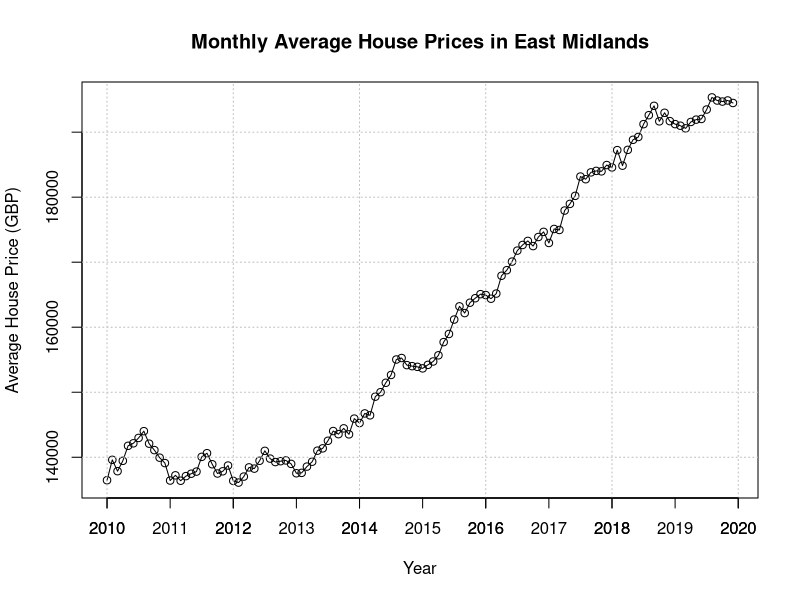
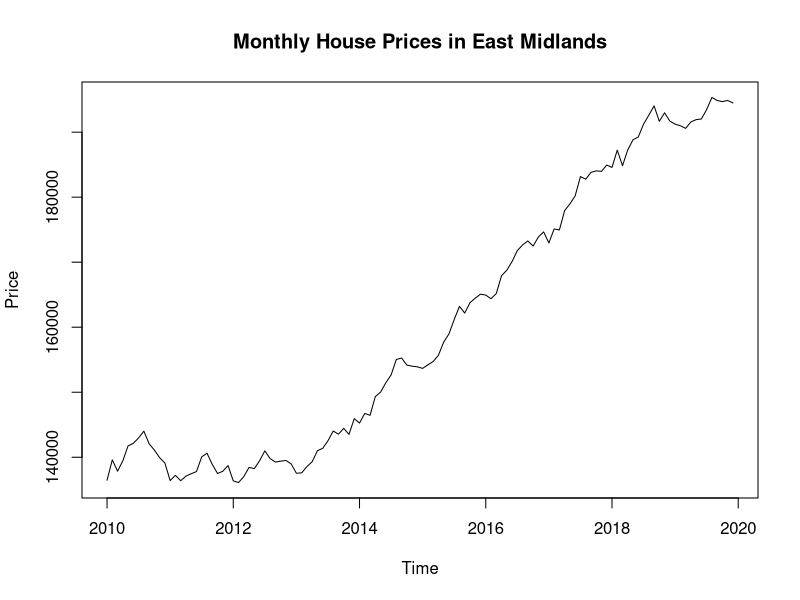
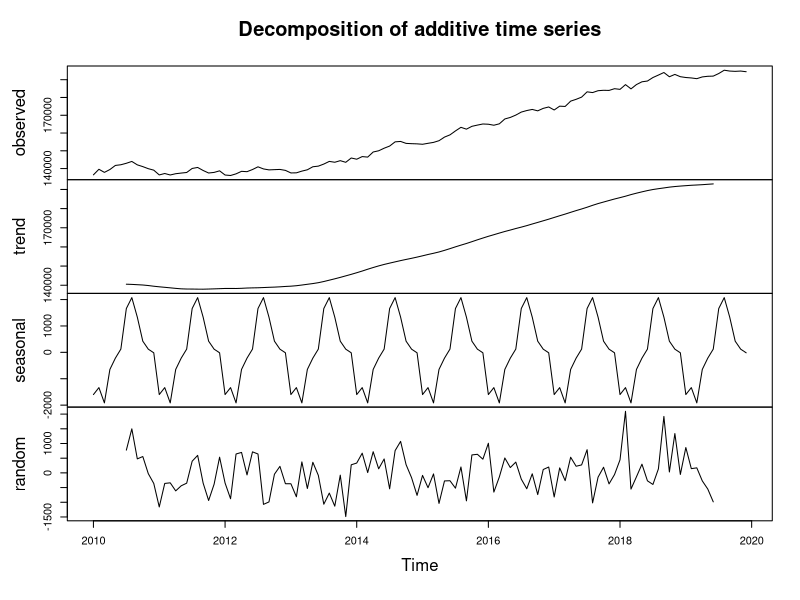
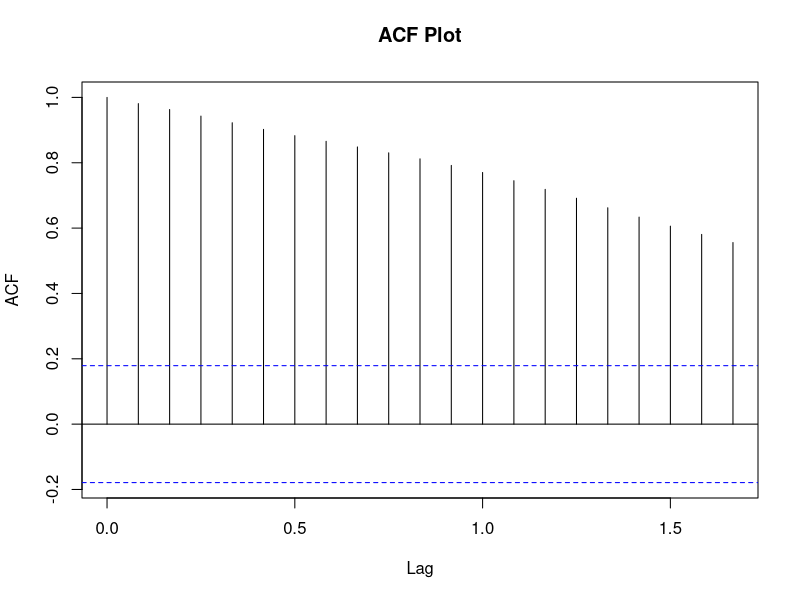
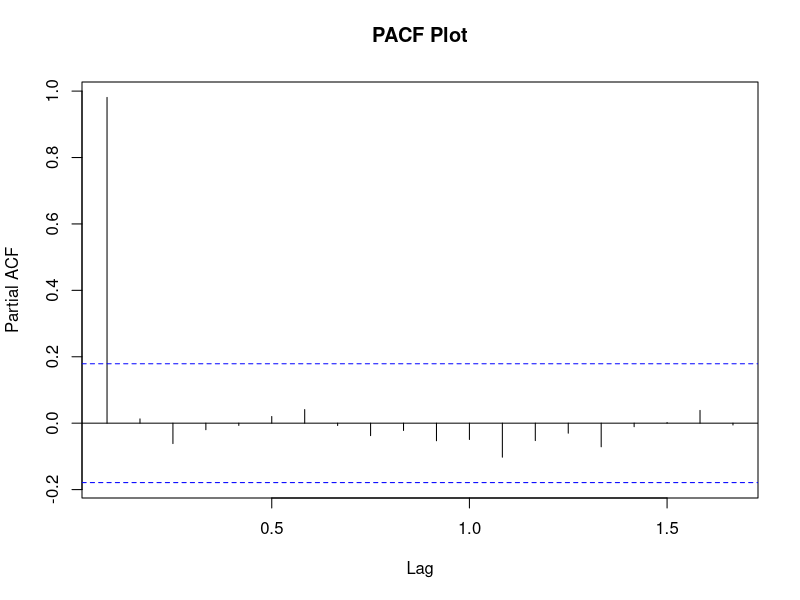
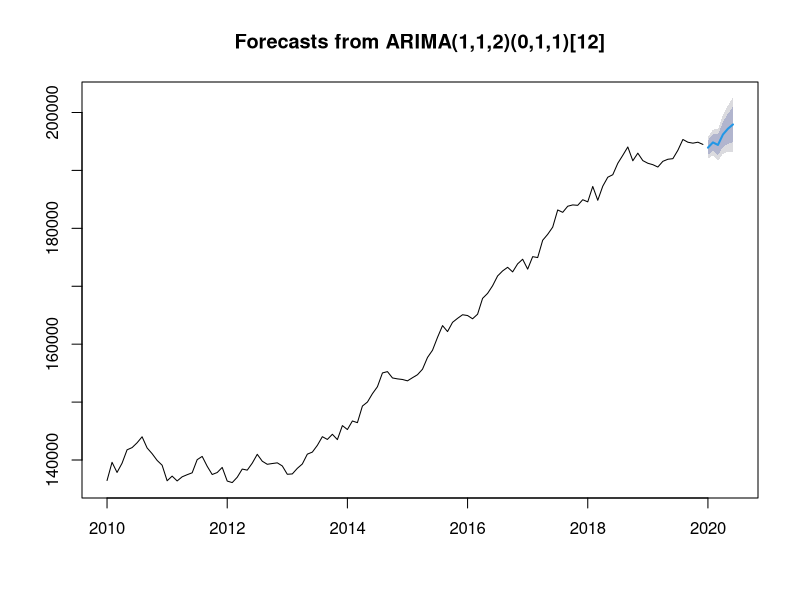
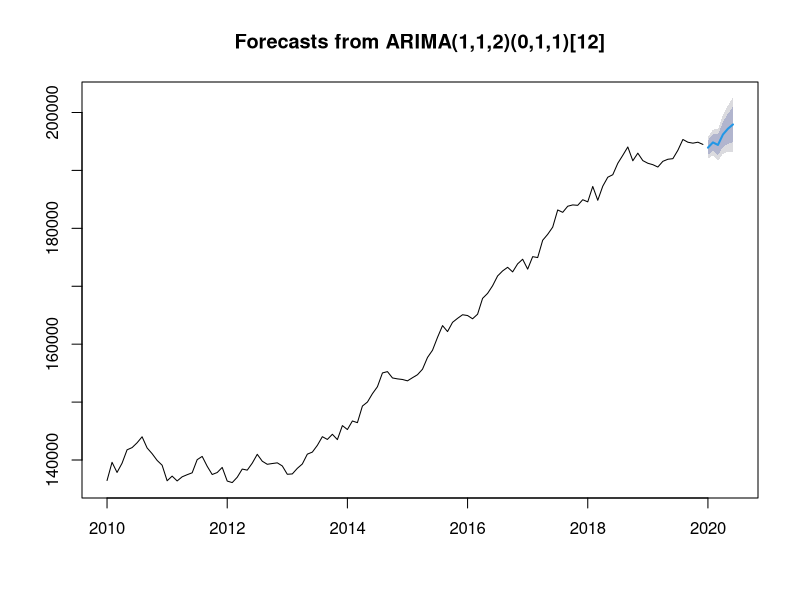

The R script that drew these images, in order: (Note: this script raises an error after producing the figures.)
## ---- chunk 1
knitr::opts_chunk$set(echo = TRUE)
## ---- chunk 2

# Reading the dataset.
house_price_ts <- read.csv("em_house_prices.csv")

# Creating a Time Series Object
house_price_ts <- ts(house_price_ts$average_price_gbp, start=2010, frequency=12)

## ---- chunk 3
head(house_price_ts)
## ---- chunk 4

# Plot the time series
plot(house_price_ts, xlab="Year", ylab="Average House Price (GBP)", main="Monthly Average House Prices in East Midlands", type="o")

# Customizing the plot further to improve readability
# Adding grid for better visualization
grid(nx = NULL, ny = NULL, col = "gray", lty = "dotted")

# axis to show years
axis(1, at=seq(2010, 2020, by=1), labels=seq(2010, 2020, by=1))



## ---- chunk 5

plot(house_price_ts, main="Monthly House Prices in East Midlands", xlab="Time", ylab="Price")

## ---- chunk 6

# Decompose the time series
decomposed <- decompose(house_price_ts)
plot(decomposed)



## ---- chunk 7
# Plotting ACF
acf(house_price_ts, main="ACF Plot")

# Plotting PACF
pacf(house_price_ts, main="PACF Plot")
## ---- chunk 8

library(tseries)

# Performing the ADF test for our time-series object, just to check the p-value for stationarity (for technical purpose)
adf_result <- adf.test(house_price_ts)

# Display the results
print(adf_result)



## ---- chunk 9



# Load the forecast package
library(forecast)

# Using the auto.arima function to automatically select the best ARIMA model for our time series data.
# This function tests various combinations of AR, I, and MA components to find the best fit based on AIC, BIC, or AICc
best_model <- auto.arima(house_price_ts)

# Display the model summary
summary(best_model)

## ---- chunk 10
# Load the forecast library
library(forecast)


# Forecast the next six months
forecast_prices <- forecast(best_model, h=6)

# Plot the forecast
plot(forecast_prices)


## ---- chunk 11
# Save the plot to a file
jpeg('forecast_prices.jpg')
plot(forecast_prices)
dev.off()

# Saving the forecasted values and the model summary to text files
write.csv(forecast_prices, 'forecasted_prices.csv')
capture.output(summary(best_model), file='model_summary.txt')

## ---- chunk 12
# Reading the CSV file into a data frame
forecasted_values <- read.csv("forecasted_prices.csv")

# Printing the first few rows of the data frame
head(forecasted_values)

## ---- chunk 13

library(forecast)


forecast_prices <- forecast(best_model, h=6)

# Round the forecasted prices to whole numbers
forecast_prices$mean <- round(forecast_prices$mean)
forecast_prices$lower[, "80%"] <- round(forecast_prices$lower[, "80%"])
forecast_prices$lower[, "95%"] <- round(forecast_prices$lower[, "95%"])
forecast_prices$upper[, "80%"] <- round(forecast_prices$upper[, "80%"])
forecast_prices$upper[, "95%"] <- round(forecast_prices$upper[, "95%"])


plot(forecast_prices)


jpeg('forecast_prices.jpg')
plot(forecast_prices)
dev.off()

# Save the rounded forecasted values to a CSV file
write.csv(forecast_prices, 'rounded_forecasted_prices.csv')


capture.output(summary(best_model), file='model_summary.txt')

## ---- chunk 14
# Plotting model diagnostics
library(forecast)

# Check the residuals of the model
checkresiduals(best_model)

# Alternatively, you can manually create the diagnostic plots

# Plot the residuals
residuals <- residuals(best_model)
plot(residuals)

# Histogram of residuals
hist(residuals, breaks=30, main="Histogram of Residuals", xlab="Residuals")

# Q-Q plot of residuals
qqnorm(residuals)
qqline(residuals)

# ACF plot of residuals
Acf(residuals, main="ACF of Residuals")

# Perform Ljung-Box test
Box.test(residuals, lag=log(length(residuals)), type="Ljung-Box")

